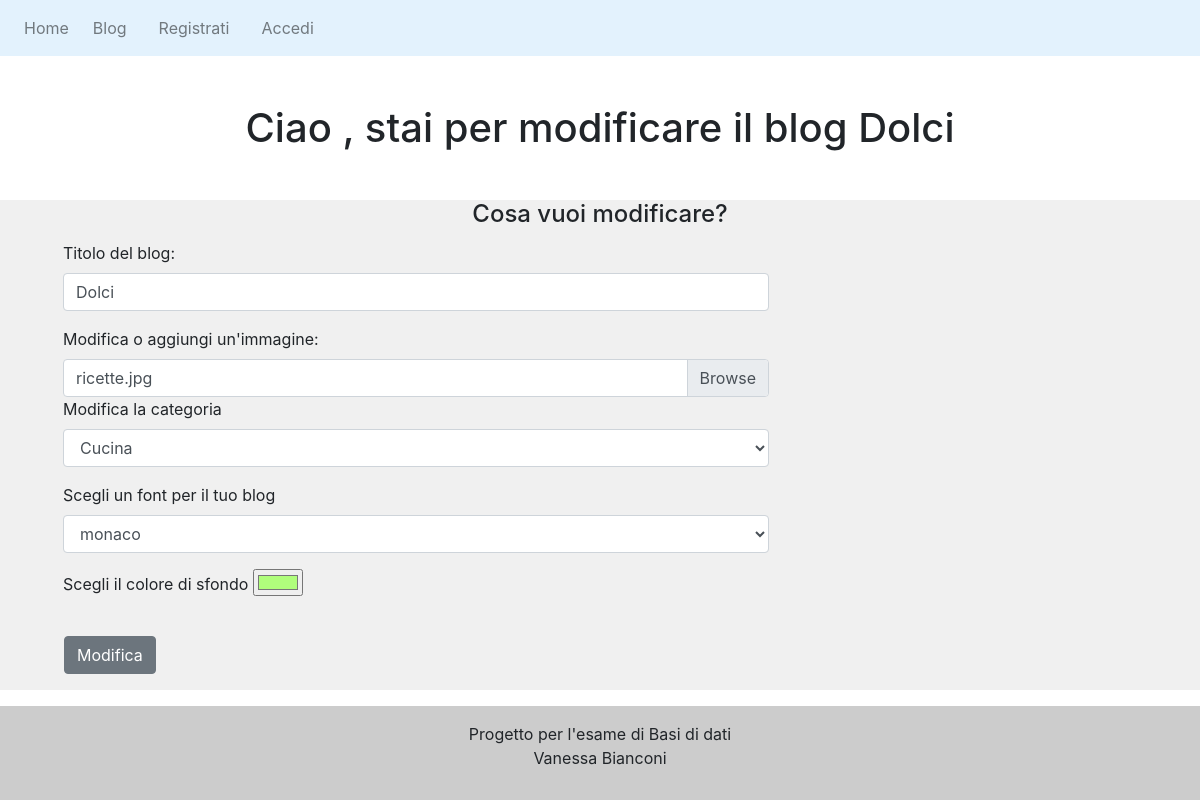
Screenshot of /mod_blog.php?blog_id=58 with the database file from the repository.
### tables this page shows
CREATE TABLE `blogs` (
  `id` int(11) NOT NULL,
  `title` varchar(200) NOT NULL,
  `user_id` int(11) NOT NULL,
  `co_author` int(11) DEFAULT NULL,
  `image` varchar(200) DEFAULT NULL,
  `font` varchar(255) NOT NULL,
  `background` varchar(200) NOT NULL,
  `id_cat` int(11) NOT NULL,
  `date_time` datetime NOT NULL DEFAULT current_timestamp()
);

### mod_blog.php (the view, shortened to what this page needs)
<?php
require "connect.php";
include('header.php');
$blogID = $_GET['blog_id'];
$stmt = $mysqli->prepare("SELECT * FROM blogs WHERE id = ?");
$stmt->bind_param('i', $blogID);
$stmt->execute();
$result = $stmt->get_result();
$blog = $result->fetch_assoc();
$stmt = $mysqli->prepare("SELECT * FROM category ORDER BY name_cat ASC");
$stmt->execute();
$result = $stmt->get_result();
$categorie = $result->fetch_all(MYSQLI_ASSOC);
$titolo = $blog['title'];
$image = $blog['image'];
?>
<!DOCTYPE html>
<head>
    <link rel="stylesheet" href="https://stackpath.bootstrapcdn.com/bootstrap/4.5.2/css/bootstrap.min.css">
    <link rel="stylesheet" href="css/style.css" type="text/css">
</head>
<body>
<h1 class="my-5">Ciao <b><?php echo htmlspecialchars($_SESSION["username"]); ?></b>, stai per modificare il blog <?php echo $blog['title']; ?> </h1>
<div>
        <div class="col-12 px-5" style="background-color:#F0F0F0;">
            <div>
                <div>
                    <h4 class="card-title text-center">Cosa vuoi modificare?</h4>
                    <form method="POST" name="modificaaBlog" action="" enctype="multipart/form-data">
                        <div>
                            <div class="col-8">
                                <div class="form-group">
                                    <label for="titoloCreaBlog">Titolo del blog:</label>
                                    <input type="text" class="form-control" id="titoloCreaBlog" placeholder="Dai un titolo" value="<?php echo htmlspecialchars($titolo) ?>" name="mod_titolo">
                                </div>
                            </div>
                            <div class="col-8">
                            <label for="image">Modifica o aggiungi un'immagine:</label>
                            <div class="custom-file">
                                <label class="custom-file-label" for="customFile">
                                <?php if($image != NULL){
                                        echo ($image);
                                    } else {
                                        echo("Scegli file...");
                                    }?>
                                </label>
                            </div>
                            </div>
                        </div>
                        <div class="col-8">
                        <div class="form-group">
                            <label for="categoria">Modifica la categoria</label>
                            <select id="categoria" class="form-control" name='mod_categoria' id='mod_categoria' required>
                            <?php foreach ($categorie as $cat) : ?>
                                <?php if($cat["id_cat"] == $blog["id_cat"]){
                                    echo "<option value = '" . $cat["id_cat"] . "' selected>" . $cat["name_cat"] . "</option>";
                                } else { ?>
                                    <?php echo "<option id=" . $cat['id_cat'] . " value=" . $cat['id_cat'] . ">" . $cat['name_cat'] . "</option>";
                                } ?>
                            <?php endforeach; ?>
                            </select>
                            </div>
                        </div>
                        <div class="col-8">
                        <div class="form-group">
                            <label for="font">Scegli un font per il tuo blog</label>
                            <select class="form-control" id="font" name="mod_font" required>
                                <option value="<?php echo $blog['font']?>" class="<?php echo $blog['font']?>" selected> <?php echo $blog['font']?> </option>
                            </select>
                        </div>
                            </div>
                        <div class="col-8">
                        <div class="form-group">
                            <label for="background">Scegli il colore di sfondo</label>
                            <input type="color" id="background" name="mod_background" value="<?php echo $blog['background']?>">
                        </div>
                        </div>
                        <div class="form-group p-3">
                            <button type="submit" value="Modifica" class="btn btn-secondary" name="modifica_blog"> Modifica</button>
                        </div>
                    </form>
                </div>
            </div>
        </div>
    </div>
</body>
<?php include("footer.php"); ?>
</html>

### css/style.css (style rules this page uses)
.monaco { font-family: monaco,Consolas,Lucida Console,monospace; }
h1, .post-title { text-align: center; }

### mod_blog.php (style rules this page uses)
, #puls { text-align:center; }

### rows the page displays
blogs: title "Dolci", mod_titolo "Dolci", image "ricette.jpg", mod_font "monaco", mod_background "#b0fe7c"

### other values shown
form field mod_categoria "Cucina"
